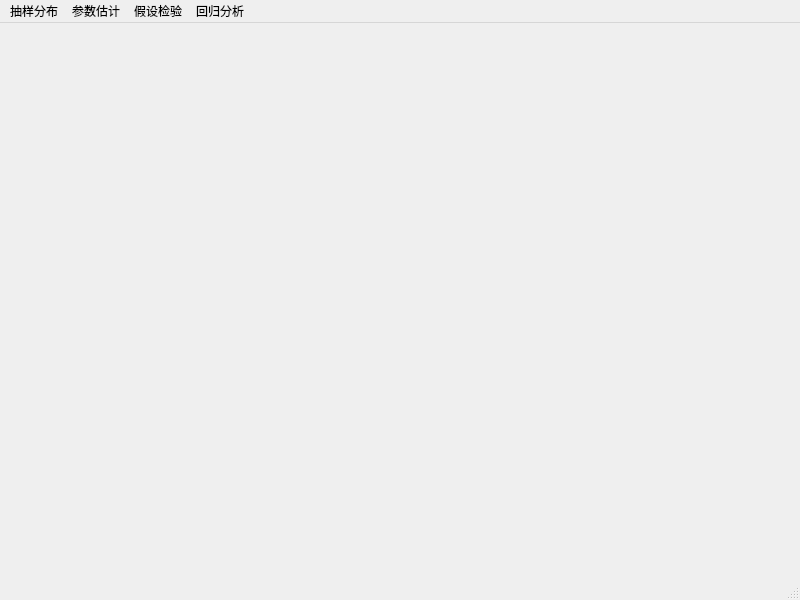
<?xml version="1.0" encoding="UTF-8"?>
<ui version="4.0">
 <class>MainWindow</class>
 <widget class="QMainWindow" name="MainWindow">
  <property name="geometry">
   <rect>
    <x>0</x>
    <y>0</y>
    <width>800</width>
    <height>600</height>
   </rect>
  </property>
  <property name="windowTitle">
   <string>主菜单</string>
  </property>
  <widget class="QWidget" name="centralwidget"/>
  <widget class="QMenuBar" name="menubar">
   <property name="geometry">
    <rect>
     <x>0</x>
     <y>0</y>
     <width>800</width>
     <height>26</height>
    </rect>
   </property>
   <widget class="QMenu" name="menu">
    <property name="title">
     <string>抽样分布</string>
    </property>
    <widget class="QMenu" name="menu_6">
     <property name="title">
      <string>三大抽样分布</string>
     </property>
     <addaction name="action_Sd_chi"/>
     <addaction name="action_Sd_t"/>
     <addaction name="action_Sd_F"/>
    </widget>
    <widget class="QMenu" name="menu_7">
     <property name="title">
      <string>正态总体下统计量</string>
     </property>
     <addaction name="action_Sd_SingleNormal"/>
     <addaction name="action_Sd_DoubleNormal"/>
    </widget>
    <addaction name="menu_6"/>
    <addaction name="menu_7"/>
   </widget>
   <widget class="QMenu" name="menu_2">
    <property name="title">
     <string>参数估计</string>
    </property>
    <widget class="QMenu" name="menu_12">
     <property name="title">
      <string>参数的区间估计</string>
     </property>
     <addaction name="Simple_m_confidence_interval_action"/>
     <addaction name="action_double_confidence_interval"/>
    </widget>
    <addaction name="menu_12"/>
   </widget>
   <widget class="QMenu" name="menu_3">
    <property name="title">
     <string>假设检验</string>
    </property>
    <widget class="QMenu" name="menu_9">
     <property name="title">
      <string>参数检验</string>
     </property>
     <addaction name="action_a"/>
     <addaction name="action_16"/>
    </widget>
    <widget class="QMenu" name="menu_10">
     <property name="title">
      <string>非参数检验</string>
     </property>
     <addaction name="action_18"/>
     <addaction name="action_dulixingjianyan"/>
    </widget>
    <addaction name="menu_9"/>
    <addaction name="menu_10"/>
   </widget>
   <widget class="QMenu" name="menu_4">
    <property name="title">
     <string>回归分析</string>
    </property>
    <addaction name="action_Linear_regression"/>
    <addaction name="action_Nonlinear_regression"/>
   </widget>
   <addaction name="menu"/>
   <addaction name="menu_2"/>
   <addaction name="menu_3"/>
   <addaction name="menu_4"/>
  </widget>
  <widget class="QStatusBar" name="statusbar"/>
  <action name="action_Sd_chi">
   <property name="text">
    <string>卡方分布</string>
   </property>
  </action>
  <action name="action_Sd_t">
   <property name="text">
    <string>t分布</string>
   </property>
  </action>
  <action name="action_Sd_F">
   <property name="text">
    <string>F-分布</string>
   </property>
  </action>
  <action name="action_Sd_SingleNormal">
   <property name="text">
    <string>单个正态总体统计量的分布</string>
   </property>
  </action>
  <action name="action_Sd_DoubleNormal">
   <property name="text">
    <string>两个正态总体统计量的分布</string>
   </property>
  </action>
  <action name="action_6">
   <property name="text">
    <string>矩法</string>
   </property>
  </action>
  <action name="action_7">
   <property name="text">
    <string>最大似然法</string>
   </property>
  </action>
  <action name="action_11">
   <property name="text">
    <string>无序性</string>
   </property>
  </action>
  <action name="action_12">
   <property name="text">
    <string>有效性</string>
   </property>
  </action>
  <action name="action_13">
   <property name="text">
    <string>一致性</string>
   </property>
  </action>
  <action name="action_a">
   <property name="text">
    <string>单个正态总体的检验</string>
   </property>
  </action>
  <action name="action_16">
   <property name="text">
    <string>两个正态总体的检验</string>
   </property>
  </action>
  <action name="action_18">
   <property name="text">
    <string>分布函数拟合检验</string>
   </property>
  </action>
  <action name="action_dulixingjianyan">
   <property name="text">
    <string>独立性检验</string>
   </property>
  </action>
  <action name="action_Linear_regression">
   <property name="text">
    <string>直线回归</string>
   </property>
  </action>
  <action name="action_22">
   <property name="text">
    <string>双曲线</string>
   </property>
  </action>
  <action name="action_23">
   <property name="text">
    <string>幂函数</string>
   </property>
  </action>
  <action name="action_24">
   <property name="text">
    <string>指数</string>
   </property>
  </action>
  <action name="action_25">
   <property name="text">
    <string>对数</string>
   </property>
  </action>
  <action name="actions">
   <property name="text">
    <string>s形曲线</string>
   </property>
  </action>
  <action name="action_26">
   <property name="text">
    <string>抛物线</string>
   </property>
  </action>
  <action name="Simple_m_confidence_interval_action">
   <property name="text">
    <string>单个正态分布总体</string>
   </property>
  </action>
  <action name="action_double_confidence_interval">
   <property name="text">
    <string>两个正态分布总体</string>
   </property>
  </action>
  <action name="action0_1">
   <property name="text">
    <string>0-1</string>
   </property>
  </action>
  <action name="action_Nonlinear_regression">
   <property name="text">
    <string>曲线回归</string>
   </property>
  </action>
 </widget>
 <resources/>
 <connections/>
</ui>
